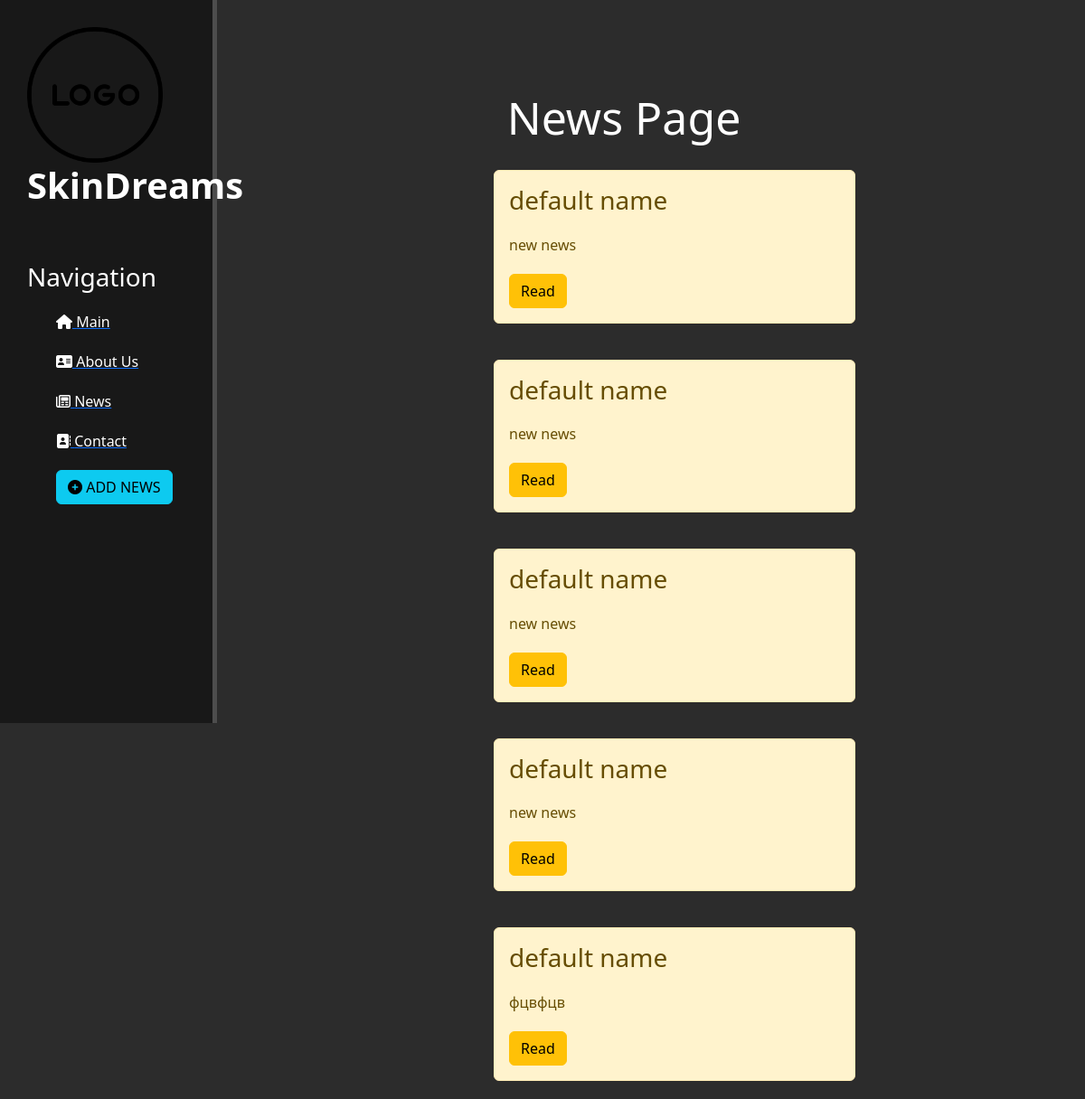
The page /news/ on the database as committed earlier.
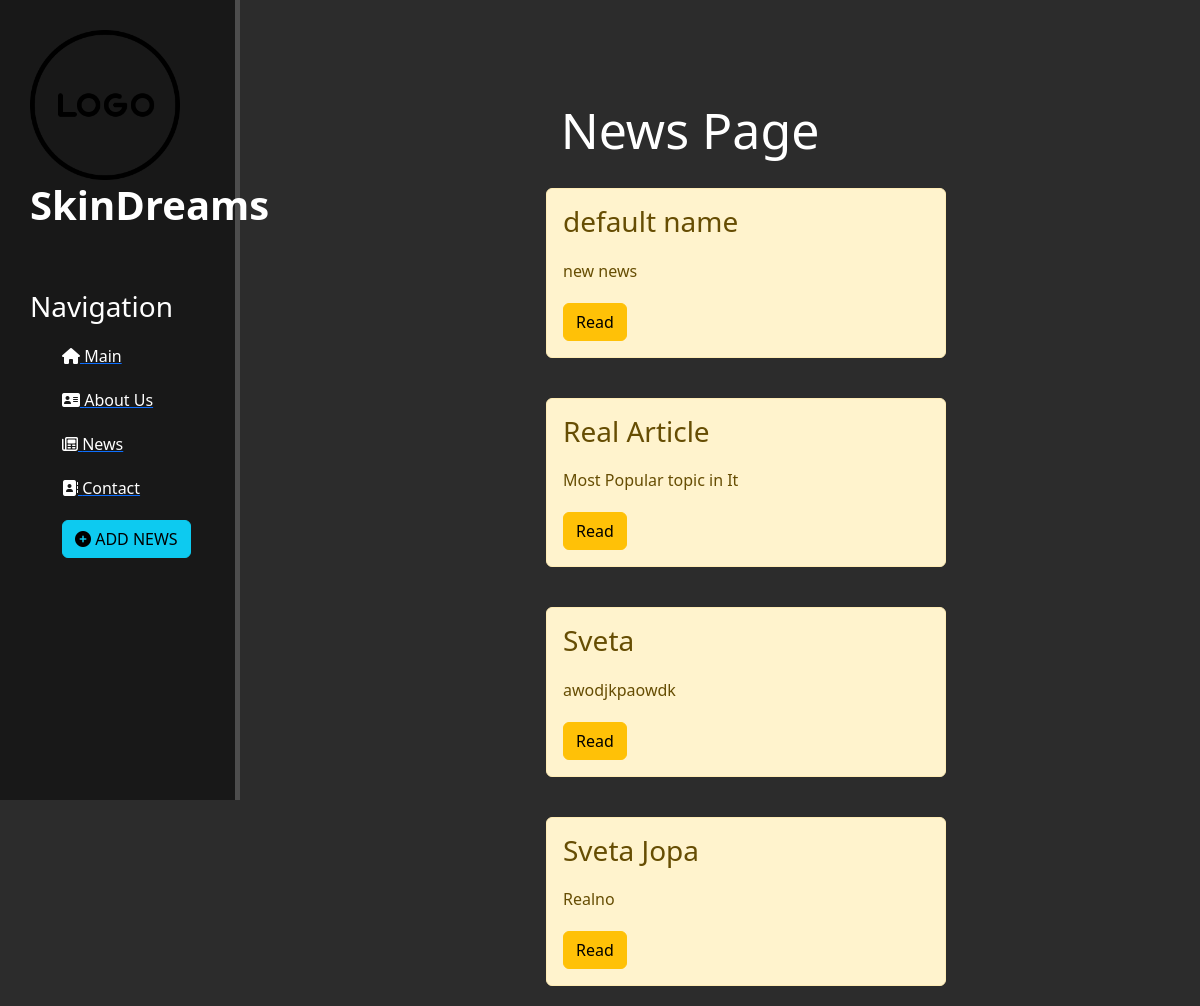
The same page on the database as committed later.
### news/models.py (models this page shows, shortened)
class Articles(models.Model):
    title = models.CharField('Name', max_length=50, default='default name')
    anons = models.CharField('Anons', max_length=250)
    full_text = models.TextField('MainText')
    date = models.DateTimeField('Data published')
    class Meta:
        verbose_name = "New"
        verbose_name_plural = "News"

### news/views.py (the view)
# urls.py: path('', views.news_home, name='news_home'),
def news_home(request):
    news = Articles.objects.order_by('-date')
    return render(request, 'news/news_home.html', {'news': news})

### news/templates/news/news_home.html (shortened to what this page needs)
{% extends 'main/layout.html'%}
{% block content %}
<div class="features">
    <h1>News Page</h1>
    {% if news %}
        {% for value in news%}
            <div class="alert alert-warning">
                <h3>{{value.title}}</h3>
                 <p>{{value.anons}}</p>
                <a href="{% url 'news_detail' value.id  %}" class="btn btn-warning">Read</a>
            </div>
        {% endfor %}
    {% else %}
    <p> WE DON'T HAVE A ARTICLE</p>
    {% endif %}
</div>
{% endblock %}

### main/templates/main/layout.html (shortened to what this page needs)
{% load static %}
<!DOCTYPE html>
<html lang="en">
<head>
    <link rel="stylesheet" href="https://cdn.jsdelivr.net/npm/bootstrap@5.2.3/dist/css/bootstrap.min.css"
>
    <link rel="stylesheet" href="{% static 'main/css/main.css' %}">
    <link rel="stylesheet" href="https://use.fontawesome.com/releases/v6.0.0/css/all.css">
</head>
<body>
<aside>
    <img src="{% static 'main/img/logo.png' %}" alt="logo">
    <span class="logo">SkinDreams</span>
    <h3>Navigation</h3>
    <ul>
        <a href="{% url 'home' %}">
            <li><i class="fa-solid fa-house"></i> Main</li>
        </a>
        <a href="{% url 'about' %}">
            <li><i class="fa-sharp fa-solid fa-address-card"></i> About Us</li>
        </a>
        <a href="{% url 'news_home' %}">
            <li><i class="fa-sharp fa-regular fa-newspaper"></i> News</li>
        </a>
        <a href="{% url 'contact' %}">
            <li><i class="fa-solid fa-address-book"></i> Contact</li>
        </a>
        <a href="{% url 'create' %}">
            <li>
                <button class="btn btn-info"><i class="fas fa-plus-circle"/></i>
                    ADD NEWS </button>
            </li>
        </a>
    </ul>
</aside>
<main>
    {% block content %}
    {% endblock %}
</main>
</body>
</html>

### main/static/main/css/main.css (style rules this page uses)
body { background-color: #2c2c2c; }
aside { float: left; background: #181818; width: 20%; padding: 2.5%; height: 100vh; color: #fff; border-right: 5px solid #4d4d4d; }
aside img { width: 150px; float: left; }
aside .logo { font-size: 40px; font-weight: bold; position: relative; top: -5px; }
aside h3 { margin-top: 50px; font-size: 28px; }
aside ul { list-style: none; }
aside ul li { color: #fff; display: block; margin-top: 20px; transition: transform .6s ease; }
main .features { float: left ; color: #ffffff; margin-top: 100px; text-align: center; width: 75%; }
main .features h1 { font-size: 50px; }
main .features p { max-width: 400px; margin: 20px auto; }
.alert-warning { float: left; clear: both; width: 400px; margin: 20px 34%; text-align: left; }

Rows that differ between the two databases and show on the page:
removed Articles: title "default name", anons "new news"
removed Articles: title "default name", anons "new news"
removed Articles: title "default name", anons "new news"
changed Articles: title "default name" → "Real Article"; anons "фцвфцв" → "Most Popular topic in It"
added Articles: title "Sveta", anons "awodjkpaowdk"
added Articles: title "Sveta Jopa", anons "Realno"
